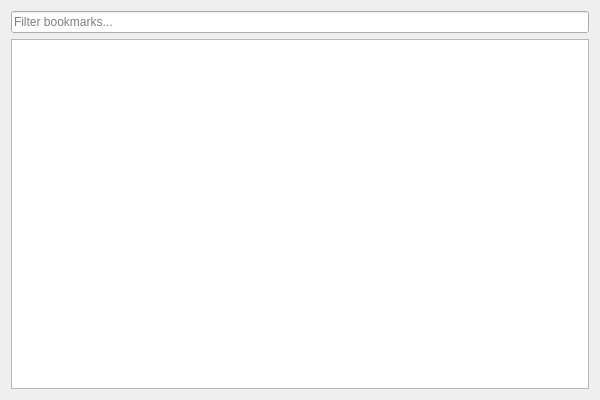
<?xml version="1.0" encoding="UTF-8"?>
<ui version="4.0">
    <class>BookmarkDialog</class>
    <widget class="QDialog" name="BookmarkDialog">
        <property name="geometry">
            <rect>
                <x>0</x>
                <y>0</y>
                <width>600</width>
                <height>400</height>
            </rect>
        </property>
        <property name="windowTitle">
            <string>Bookmarks</string>
        </property>
        <layout class="QVBoxLayout" name="verticalLayout">
            <item>
                <widget class="QLineEdit" name="filter_input">
                    <property name="placeholderText">
                        <string>Filter bookmarks...</string>
                    </property>
                </widget>
            </item>
            <item>
                <widget class="QListWidget" name="bookmarks_list"/>
            </item>
        </layout>
    </widget>
    <resources/>
    <connections/>
</ui>
